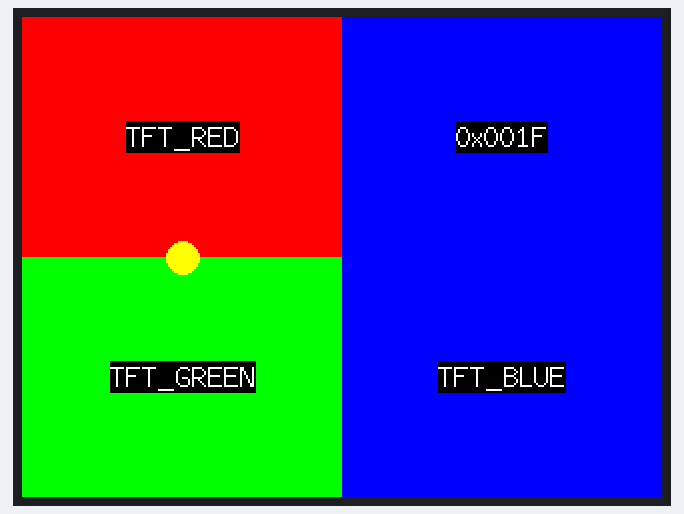
Simulated run of this sketch. Board: ESP32. Parts: 320×240 colour display. What the sketch prints to the serial monitor is not drawn.

Above: at 0.8 s.
At 1.3 s:
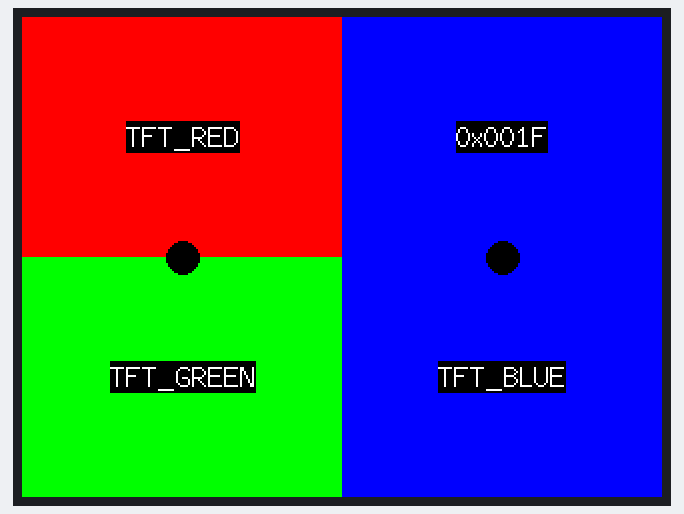

The sketch:

cyd_st7789_test.ino
```cpp
#include <TFT_eSPI.h>

TFT_eSPI tft;

static void clearAll(uint8_t settleRotation) {
    for (uint8_t r = 0; r < 4; r++) {
        tft.setRotation(r);
        tft.fillScreen(TFT_BLACK);
    }
    tft.setRotation(settleRotation);
}

void setup() {
    Serial.begin(115200);
    delay(200);

    pinMode(TFT_BL, OUTPUT);
    digitalWrite(TFT_BL, HIGH);

    tft.init();
    tft.invertDisplay(false);  // cancel ST7789 default INVON
    clearAll(1);               // rotation 1 = landscape on ST7789

    int w = tft.width();
    int h = tft.height();
    Serial.printf("ST7789 invertDisplay(false) rot=1  w=%d h=%d\n", w, h);

    // Left half: TFT_RED (0xF800)   Right half: 0x001F (BGR red, works on ILI9341)
    tft.fillRect(0,      0, w/2, h/2, TFT_RED);   // top-left
    tft.fillRect(w/2,    0, w/2, h/2, 0x001F);     // top-right
    tft.fillRect(0,   h/2, w/2, h/2, TFT_GREEN);  // bottom-left
    tft.fillRect(w/2, h/2, w/2, h/2, TFT_BLUE);   // bottom-right

    tft.setTextColor(TFT_WHITE, TFT_BLACK);
    tft.setTextDatum(MC_DATUM);
    tft.drawString("TFT_RED",  w/4,   h/4, 2);
    tft.drawString("0x001F",   3*w/4, h/4, 2);
    tft.drawString("TFT_GREEN",w/4,   3*h/4, 2);
    tft.drawString("TFT_BLUE", 3*w/4, 3*h/4, 2);

    Serial.println("Top-left=TFT_RED  Top-right=0x001F  BL=TFT_GREEN  BR=TFT_BLUE");
    Serial.println("Which top quadrant looks red?");
}

void loop() {
    static bool on = false;
    static uint32_t last = 0;
    if (millis() - last > 500) {
        last = millis();
        on = !on;
        // blink both so we can see the colours in motion
        int w = tft.width(), h = tft.height();
        uint16_t c = on ? TFT_YELLOW : TFT_BLACK;
        tft.fillCircle(w/4, h/2, 8, c);      // centre-left dot: TFT_YELLOW
        c = on ? 0x001F : TFT_BLACK;
        tft.fillCircle(3*w/4, h/2, 8, c);    // centre-right dot: 0x001F
    }
}
```

Measured:
- what the display in image 0 shows lasts 0.5 s, from 0.7 s to 1.2 s
